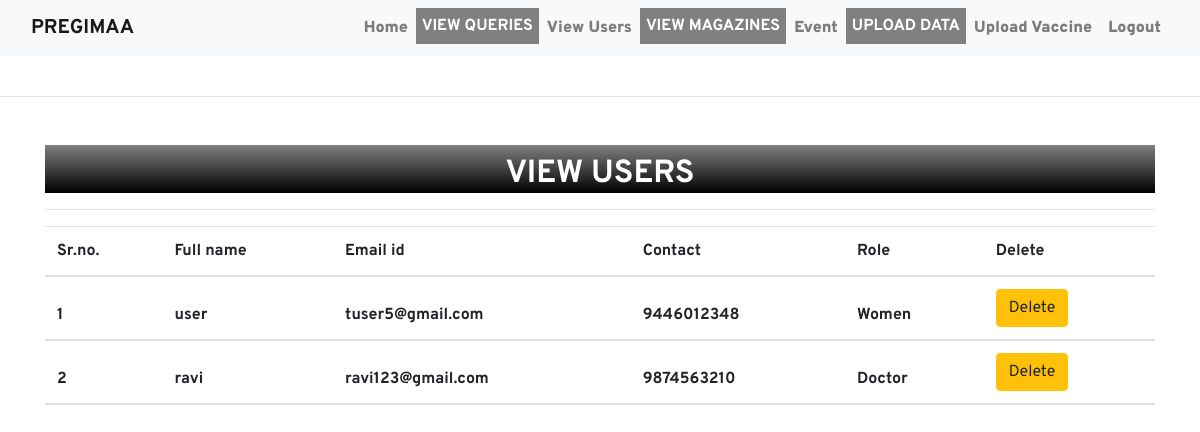
Screenshot of /view_users/ (signed in) with the database file from the repository.
### women/models.py (models this page shows)
class Signup(models.Model):
    user = models.ForeignKey(User,on_delete=models.CASCADE,null=True)
    contact = models.CharField(max_length=10,null=True)
    role = models.CharField(max_length=15,null=True)

### women/views.py (the view)
# urls.py: path('view_users/', view_users, name='view_users'),
@staff_member_required(login_url='/login_admin/')
def view_users(request):
    if not request.user.is_authenticated:
        return redirect('login_admin')
    users = Signup.objects.all()
    d = {'users':users}
    return render(request, 'view_users.html',d)

### women/templates/view_users.html (shortened to what this page needs)
{% extends 'admin_nav.html' %}
{% load static %}
{% block body %}
<div class="container mt-5">
    <h2 class="doabout text-center"></i><b>VIEW USERS</b></h2>
    <hr>
    <table class="table table=bordered" id="example">
        <thead>
            <tr>
                <th>Sr.no.</th>
                <th>Full name</th>
                <th>Email id</th>
                <th>Contact</th>
                <th>Role</th>
                <th>Delete</th>
            </tr>
            {% for i in users %}
            <tr>
                <th>{{ forloop.counter }}</th>
                <th>{{ i.user.first_name }}</th>
                <th>{{ i.user.username }}</th>
                <th>{{ i.contact }}</th>
                <th>{{ i.role }}</th>
                <th><a href="{% url 'delete_user' i.id %}" class="btn btn-warning" onclick="return confirm('Do you really want to delete user?')">Delete</a></th>
            </tr>
            {% endfor %}
        </thead>
    </table>
</div>
{% endblock %}

### women/static/style.css (style rules this page uses)
body { font-family: 'Overpass'; }
.doabout { margin-top:30px; padding-top: 10px; }

### women/templates/view_users.html (style rules this page uses)
.doabout { color:white; background: linear-gradient(grey,black); margin-top:30px; padding-top: 10px; }

### rows the page displays
Signup: user.first_name "user", user.username "tuser5@gmail.com", contact "9446012348", role "Women"
Signup: user.first_name "ravi", user.username "ravi123@gmail.com", contact "9874563210", role "Doctor"
